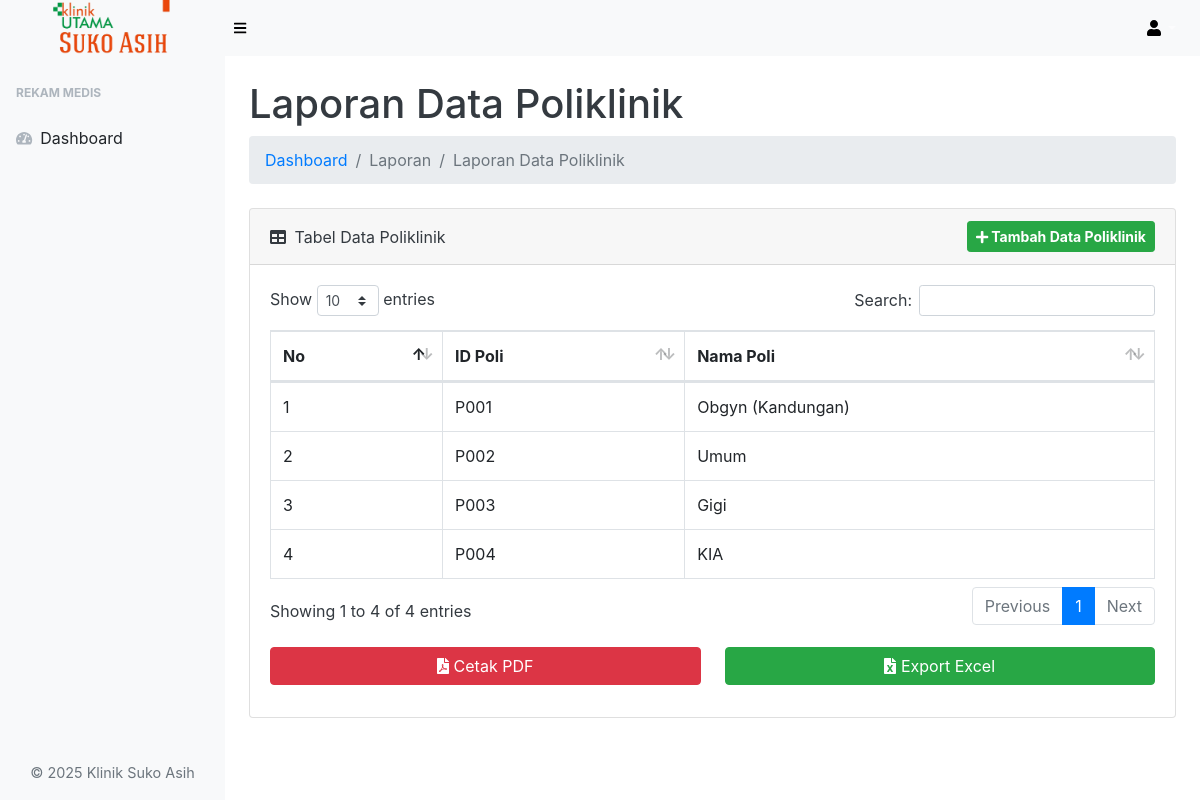
The page /laporan/laporan-poliklinik/laporan-poliklinik.php (signed in) on the database its author committed.
### tables this page shows
CREATE TABLE `tb_poli` (
  `id_poli` int(3) NOT NULL,
  `nm_poli` varchar(25) NOT NULL
);

### laporan/laporan-poliklinik/laporan-poliklinik.php (the view, shortened to what this page needs)
<?php
include '../../koneksi.php';
?>
<!DOCTYPE html>
<html lang="en">
<head>
    <link href="../../assets/css/styles.css" rel="stylesheet" />
    <link href="../../assets/css/dataTables.bootstrap4.min.css" rel="stylesheet" />
</head>
<body class="sb-nav-fixed">
    <nav class="sb-topnav navbar navbar-expand navbar-dark bg-light">
        <a class="navbar-brand text-center" href="../../index.php">
            <img src="../../login/img/logodashboard.png" alt="Logo Klinik Suko Asih" style="height: 60px;">
        </a>
        <button class="btn btn-link btn-sm order-1 order-lg-0" id="sidebarToggle" href="#"><i class="fas fa-bars" style="color: black;"></i></button>
        <ul class="navbar-nav ml-auto ml-md-0">
            <li class="nav-item dropdown">
                <a class="nav-link dropdown-toggle" id="userDropdown" href="#" role="button" data-toggle="dropdown" aria-haspopup="true" aria-expanded="false"><i class="fas fa-user fa-fw" style="color: black;"></i></a>
            </li>
        </ul>
    </nav>
    <div id="layoutSidenav">
        <div id="layoutSidenav_nav">
            <nav class="sb-sidenav accordion sb-sidenav-light" id="sidenavAccordion">
                <div class="sb-sidenav-menu">
                    <div class="nav">
                        <div class="sb-sidenav-menu-heading">Rekam Medis</div>
                        <a class="nav-link" href="../../index.php">
                            <div class="sb-nav-link-icon"><i class="fas fa-tachometer-alt"></i></div>
                            Dashboard
                        </a>
                    </div>
                </div>
                <p class="text-center mt-3 text-muted" style="font-size: 0.9rem;">&copy; 2025 Klinik Suko Asih</p>
            </nav>
        </div>
        <div id="layoutSidenav_content" class="bg-white text-dark">
            <main>
                <div class="container-fluid">
                    <h1 class="mt-4">Laporan Data Poliklinik</h1>
                    <ol class="breadcrumb mb-4">
                        <li class="breadcrumb-item"><a href="../../index.php" class="text-decoration-none">Dashboard</a></li>
                        <li class="breadcrumb-item active">Laporan</li>
                        <li class="breadcrumb-item active">Laporan Data Poliklinik</li>
                    </ol>
                    <div class="card mb-4">
                        <div class="card-header d-flex justify-content-between align-items-center">
                    <div>
                        <i class="fas fa-table mr-1"></i> Tabel Data Poliklinik
                    </div>
                    <?php if ($_SESSION["jabatan"] == 'pendaftaran') : ?>
                        <a href="poli_tambah.php" class="btn btn-success btn-sm font-weight-bold">
                            <i class="fas fa-plus"></i> Tambah Data Poliklinik
                        </a>
                    <?php endif; ?>
                    </div>
                        <div class="card-body">
                            <div class="table-responsive">
                                <table class="table table-bordered" id="dataTable" width="100%" cellspacing="0">
                                    <thead>
                                        <tr>
                                            <th>No</th>
                                            <th>ID Poli</th>
                                            <th>Nama Poli</th>
                                        </tr>
                                    </thead>
                                    <tbody>
                                        <?php $nomor = 1; ?>
                                        <?php $ambil = $koneksi->query("SELECT * FROM tb_poli"); ?>
                                        <?php while ($pecah = $ambil->fetch_assoc()) { ?>
                                            <tr>
                                                <td><?php echo $nomor; ?></td>
                                                <td><?php echo 'P' .str_pad($pecah['id_poli'], 3, '0', STR_PAD_LEFT); ?></td>
                                                <td><?php echo $pecah['nm_poli']; ?></td>
                                            </tr>
                                            <?php $nomor++; ?>
                                        <?php } ?>
                                    </tbody>
                                </table>
                            </div>
                        </div>
                        <div class="row mb-3 mx-2">
                            <div class="col-md-6 pe-1 mb-3">
                                <a href="cetak-laporan-poliklinik.php" target="_blank" class="btn btn-danger w-100">
                                    <i class="fas fa-file-pdf"></i> Cetak PDF
                                </a>
                            </div>
                            <div class="col-md-6 ps-1">
                                <a href="laporan-poliklinik-export.php" class="btn btn-success w-100">
                                    <i class="fas fa-file-excel"></i> Export Excel
                                </a>
                            </div>
                        </div>
                    </div>
            </main>
        </div>
    </div>
</body>
</html>

### rows shown on the page
tb_poli: id_poli "001", nm_poli "Obgyn (Kandungan)"
tb_poli: id_poli "002", nm_poli "Umum"
tb_poli: id_poli "003", nm_poli "Gigi"
tb_poli: id_poli "004", nm_poli "KIA"
